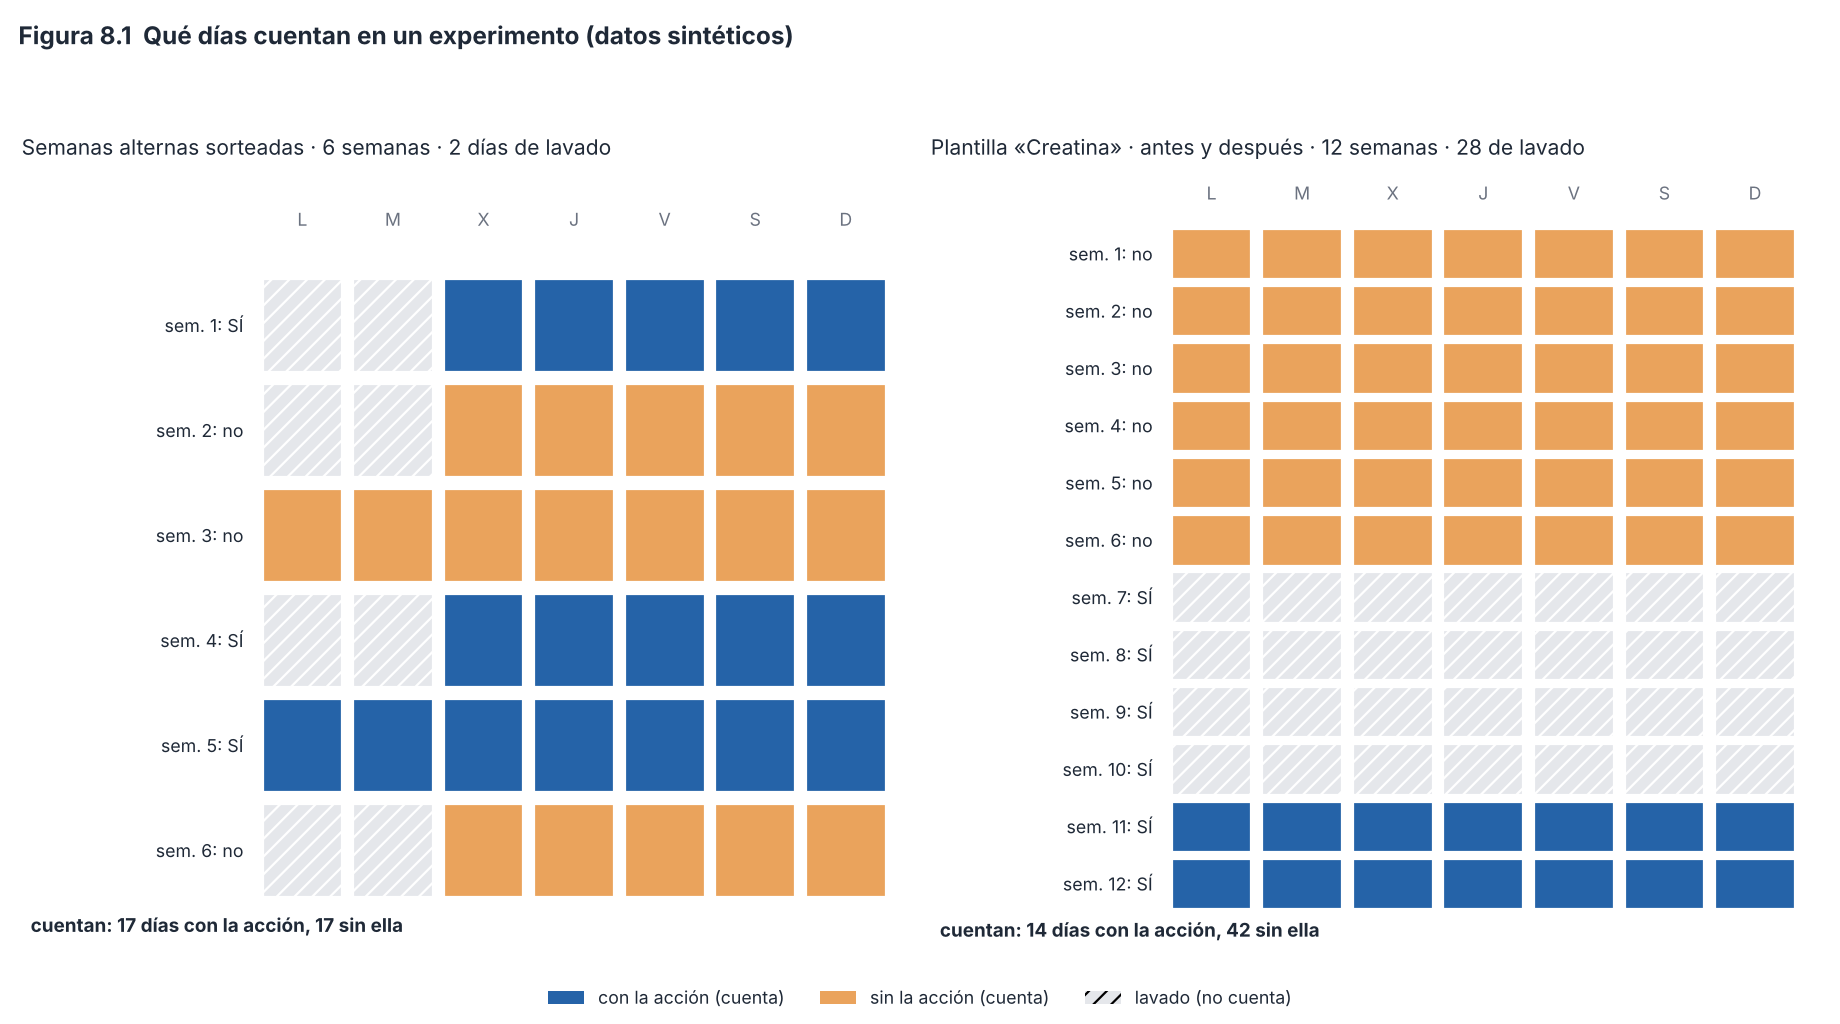

Source code (Python):
"""Figura 8.1 - Calendario de dos experimentos SINTÉTICOS con las reglas de Experimentos.toca / enLavado
(data/Lote3.kt), vigentes desde la entrega 10c: la plantilla «Creatina» dura 12 semanas y el aviso del Día no sale
antes del inicio. Uso: python fig20_calendario_experimento.py [salida.png]"""
import sys
import matplotlib
matplotlib.use("Agg")
import matplotlib.pyplot as plt
import estilo  # paleta y tipografía comunes (módulo 12)
from matplotlib.patches import Rectangle

def en_lavado(plan, lavado, d):
    """Copia de Experimentos.enLavado: los primeros `lavado` días tras cada cambio (y tras empezar con la acción)."""
    if lavado <= 0: return False
    cambios = ([0] if plan[0] else []) + [k * 7 for k in range(1, len(plan)) if plan[k] != plan[k - 1]]
    return any(0 <= d - c < lavado for c in cambios)

CON, SIN, LAV = estilo.AZUL, estilo.OCRE_CLARO, estilo.REJILLA
DIAS = ["L", "M", "X", "J", "V", "S", "D"]

def calendario(ax, plan, lavado, titulo, semana_previa=False):
    filas = len(plan) + (1 if semana_previa else 0)
    ax.set_xlim(-2.6, 7.2); ax.set_ylim(filas + .2, -1.0); ax.axis("off")
    for j, n in enumerate(DIAS): ax.text(j + .5, -.45, n, ha="center", fontsize=8, color=estilo.GRIS)
    con = sin = 0
    if semana_previa:
        for j in range(7):
            ax.add_patch(Rectangle((j + .06, .06), .88, .88, fc="white", ec=estilo.GRIS_MEDIO, ls="--"))
            if j >= 1: ax.text(j + .5, .5, "!", ha="center", va="center", fontsize=9, color=estilo.OCRE, weight="bold")
        ax.text(-.15, .5, "semana previa", ha="right", va="center", fontsize=7.5, color=estilo.OCRE)
    off = 1 if semana_previa else 0
    for s, toca in enumerate(plan):
        ax.text(-.15, s + off + .5, f"sem. {s + 1}: {'SÍ' if toca else 'no'}", ha="right", va="center", fontsize=8, color=estilo.TINTA)
        for j in range(7):
            d = s * 7 + j; lav = en_lavado(plan, lavado, d)
            ax.add_patch(Rectangle((j + .06, s + off + .06), .88, .88, fc=LAV if lav else (CON if toca else SIN), ec="white",
                                   hatch="///" if lav else None))
            if not lav:
                if toca: con += 1
                else: sin += 1
    ax.set_title(titulo, loc="left", fontsize=9.5, color=estilo.TINTA)
    ax.text(-2.5, filas + .1, f"cuentan: {con} días con la acción, {sin} sin ella", fontsize=8.5, color=estilo.TINTA, va="top", weight="bold")
    return con, sin

fig, (a, b) = plt.subplots(1, 2, figsize=(11.5, 6.4), dpi=160)
plan_a = [True, False, False, True, True, False]               # un sorteo posible de 3 «SÍ» y 3 «no»
r1 = calendario(a, plan_a, 2, "Semanas alternas sorteadas · 6 semanas · 2 días de lavado")
plan_b = [False] * 6 + [True] * 6                              # plantilla «Creatina» (10c): antes y después, 12 semanas, 28 días de lavado
r2 = calendario(b, plan_b, 28, "Plantilla «Creatina» · antes y después · 12 semanas · 28 de lavado")
hand = [Rectangle((0, 0), 1, 1, fc=CON), Rectangle((0, 0), 1, 1, fc=SIN), Rectangle((0, 0), 1, 1, fc=LAV, hatch="///")]
fig.legend(hand, ["con la acción (cuenta)", "sin la acción (cuenta)", "lavado (no cuenta)"],
           loc="lower center", ncol=3, fontsize=8, frameon=False)
fig.suptitle("Figura 8.1  Qué días cuentan en un experimento (datos sintéticos)", x=0.01, ha="left", fontsize=11, weight="bold", color=estilo.TINTA)
fig.tight_layout(rect=(0, .06, 1, .94))
fig.savefig(sys.argv[1] if len(sys.argv) > 1 else "fig20_calendario_experimento.png")
print("alterno:", r1, " creatina:", r2)
